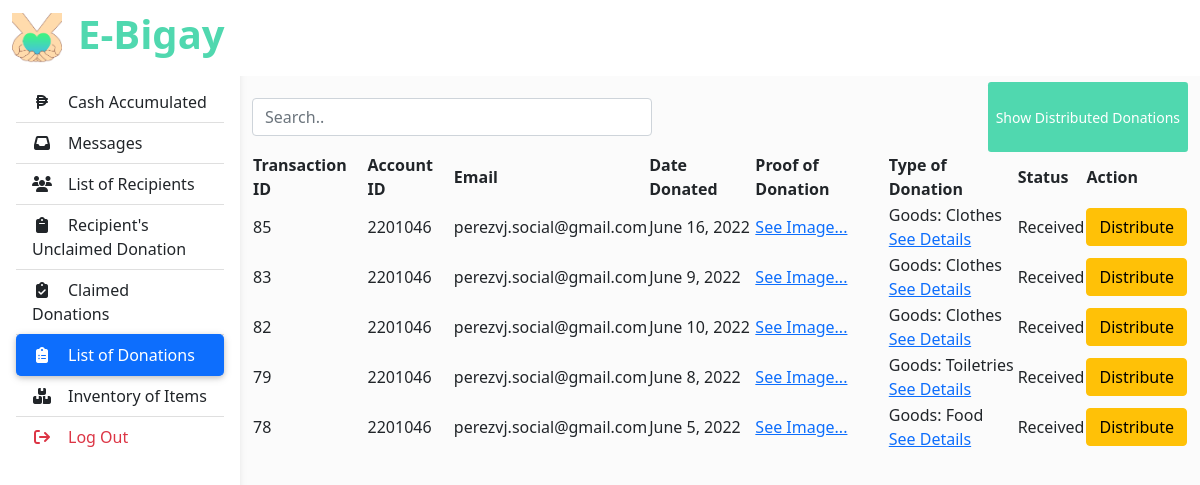
The app's page /admin/pages/list_of_donation.php (signed in) with its own data.
### tables this page shows
CREATE TABLE `donation_table` (
  `id` int(11) NOT NULL,
  `acc_id` int(11) NOT NULL,
  `name` varchar(255) DEFAULT NULL,
  `type_of_donation` varchar(255) DEFAULT NULL,
  `description` varchar(255) DEFAULT NULL,
  `proof_donation` varchar(255) DEFAULT NULL,
  `date_donated` varchar(255) DEFAULT NULL,
  `status` varchar(25) NOT NULL,
  `notif_status` int(1) NOT NULL
);

CREATE TABLE `registered_accounts` (
  `id` int(11) NOT NULL,
  `name` varchar(255) NOT NULL,
  `datebirth` date NOT NULL,
  `address` varchar(255) NOT NULL,
  `phone` bigint(11) NOT NULL,
  `email` varchar(255) NOT NULL,
  `role` varchar(25) NOT NULL,
  `occupation` varchar(255) NOT NULL,
  `annual_income` bigint(20) NOT NULL,
  `verified` tinyint(1) NOT NULL DEFAULT 0,
  `token` varchar(255) DEFAULT NULL,
  `password` varchar(255) NOT NULL
);

### admin/pages/list_of_donation.php (the view, shortened to what this page needs)
<?php
    include('../assets/php/config.php');
?>
<!DOCTYPE html>
<html lang="en">
<head>
    <link href="https://cdn.jsdelivr.net/npm/bootstrap@5.0.0/dist/css/bootstrap.min.css" rel="stylesheet">
    <link rel="stylesheet" href="https://cdnjs.cloudflare.com/ajax/libs/font-awesome/6.1.1/css/all.min.css" />
    <link rel="stylesheet" href="https://cdn.datatables.net/1.12.1/css/jquery.dataTables.min.css">
    <link rel="stylesheet" href="https://cdn.datatables.net/rowreorder/1.2.8/css/rowReorder.dataTables.min.css">
    <link rel="stylesheet" href="https://cdn.datatables.net/responsive/2.3.0/css/responsive.dataTables.min.css">
    <link rel="stylesheet" href="../assets/css/new_index.css">
</head>
<body>
    <header>
        <nav id="sidebarMenu" class="collapse d-lg-block sidebar collapse bg-white">
            <div class="position-sticky">
                <div class="list-group list-group-flush mx-3 mt-4">
                    <a href="../index.php" class="list-group-item list-group-item-action py-2 ripple " aria-current="true">
                        <i class="fas fa-solid fa-peso-sign fa-fw me-3"></i><span>Cash Accumulated</span>
                    </a>
                    <a href="inbox.php" class="list-group-item list-group-item-action py-2 ripple message-link" aria-current="true">
                        <i class="fas fa-solid fa-inbox fa-fw me-3"></i><span>Messages&nbsp;&nbsp;</span><span class="notification"></span>
                    </a>
                    <a href="list_of_recipients.php" class="list-group-item list-group-item-action py-2 ripple ">
                        <i class="fas fa-users fa-fw me-3"></i><span>List of Recipients</span>
                    </a>
                    <a href="unclaimed_donations.php" class="list-group-item list-group-item-action py-2 ripple ">
                        <i class="fas fa-solid fa-clipboard fa-fw me-3"></i><span>Recipient's Unclaimed Donation</span></a>
                    <a href="claimed_donations.php" class="list-group-item list-group-item-action py-2 ripple "><i
                            class="fas fa-solid fa-clipboard-check fa-fw me-3"></i><span>Claimed Donations</span></a>
                    <a href="list_of_donation.php" class="list-group-item list-group-item-action py-2 ripple active">
                        <i class="fas fa-solid fa-clipboard-list fa-fw me-3"></i><span>List of Donations</span>
                    </a>
                    <a href="inventory_of_itmes.php" class="list-group-item list-group-item-action py-2 ripple">
                            <i class="fas fa-solid fa-boxes-stacked fa-fw me-3"></i><span>Inventory of Items</span></a>
                    <a href="../assets/php/logout.php" class="list-group-item list-group-item-action py-2 ripple">
                            <i class="fas fa-solid fa-arrow-right-from-bracket fa-fw me-3 text-danger"></i><span class="text-danger">Log Out</span></a>
                </div>
            </div>
        </nav>
        <nav id="main-navbar" class="navbar navbar-expand-lg navbar-light bg-white fixed-top">
            <div class="container-fluid">
                <a class="navbar-brand" href="#">
                    <img src="../assets/img/logo2.png" height="50px" alt=""
                        loading="lazy" />
                </a>
                <div class="d-none d-md-flex input-group w-auto my-auto" id="nav-header-div">
                    <h1 class="nav-header"><a href="index.html"><span>E-Bigay</span></a></h1>
                </div>
            </div>
        </nav>
    </header>
    <main style="margin-top: 58px">
        <div class="container pt-4">
            <div class="row">
                <div class="col align-self-start mb-3 mt-3">
                    <input class="form-control" id="search-list-of-donation" type="text"
                        placeholder="Search.." style="width:400px">
                </div>
                <div class="col d-flex justify-content-end">
                    <button type="button" style="background-color:#50d8af; border:none; color:white;"
                        class="btn btn-primary btn-sm" data-bs-toggle="modal" data-bs-target="#showditributed">
                        Show Distributed Donations
                    </button>
                </div>
            </div>
            <table class="display nowrap" id="list-of-donation-table">
                <thead class="thead-dark">
                    <tr>
                        <th scope="col">Transaction ID</th>
                        <th scope="col">Account ID</th>
                        <th scope="col">Email</th>
                        <th scope="col">Date Donated</th>
                        <th scope="col">Proof of Donation</th>
                        <th scope="col">Type of Donation</th>
                        <th scope="col">Status</th>
                        <th scope="col">Action</th>
                    </tr>
                </thead>
                <tbody id="list-of-donation-table-body">
                    <?php
                        $sql = "SELECT donation_table.id AS id, registered_accounts.id AS acc_id, registered_accounts.email AS email, donation_table.date_donated AS date, donation_table.proof_donation AS proof, donation_table.type_of_donation AS type, donation_table.status AS status FROM donation_table INNER JOIN registered_accounts ON registered_accounts.id = donation_table.acc_id ORDER BY id DESC";
                        $res = mysqli_query($con, $sql );
                        while($row=mysqli_fetch_array($res)){
                            $id = $row['id'];
                            $accid = $row['acc_id'];
                            if ($row['status'] != "Distributed" && $row['type'] != "Cash") {
                                echo "<tr>";
                                    echo "<td>";echo $row['id']; echo "</td>";
                                    echo "<td>";echo $row['acc_id']; echo "</td>";
                                    echo "<td>";echo $row['email']; echo "</td>";
                                    echo "<td>";echo $row['date']; echo "</td>";
                                    echo "<td><a href='#' data-bs-toggle='modal' data-bs-target='#imgModal".$row['id']."'>See Image...</a></td>";
                                    if ($row['type'] == "Cash") {
                                        echo "<td>";echo $row["type"]; echo "</td>";
                                    } else {
                                        echo "<td>";echo $row["type"]; echo "<br><a href='#' data-bs-toggle='modal' data-bs-target='#detailsModal".$row['id']."'>See Details</a></td>";
                                    }
                                    if($row['status'] == "Being droped off") {
                                        echo "<td>";echo $row['dstatusate']; echo "</td>";
                                        echo "<td><button onclick='receive($id, $accid)' class='btn btn-success form-group'>Receive</button></td>";
                                    } elseif ($row['status'] == "Received" && $row['type'] != "Cash"){
                                        echo "<td>";echo $row['status']; echo "</td>";
                                        echo "<td><button onclick='distribute($id, $accid)' class='btn btn-warning form-group'>Distribute</button></td>";
                                    } else {
                                        echo "<td></td>";
                                    }
                                echo "</tr>";
                            }
                        }
                    ?>
                </tbody>
            </table>
        </div>
    </main>
</body>
</html>

### admin/assets/css/new_index.css (style rules this page uses)
body { background-color: #fbfbfb; }
@media (min-width: 991.98px) { main { padding-left: 240px; } }
.navbar>.container-fluid { justify-content: left; }
.nav-header a { color: #50d8af; text-decoration: none; font-weight: 700; }
.sidebar { position: fixed; top: 0; bottom: 0; left: 0; padding: 58px 0 0; box-shadow: 0 2px 5px 0 rgb(0 0 0 / 5%), 0 2px 10px 0 rgb(0 0 0 / 5%); width: 240px; z-index: 600; width: 20%; }
.sidebar .active { border-radius: 5px; box-shadow: 0 2px 5px 0 rgb(0 0 0 / 16%), 0 2px 10px 0 rgb(0 0 0 / 12%); }

### records on screen
donation_table: id "85", acc "2201046", acc.email "perezvj.social@gmail.com", date_donated "June 16, 2022", type_of_donation "Goods: Clothes", status "Received"
donation_table: id "83", acc "2201046", acc.email "perezvj.social@gmail.com", date_donated "June 9, 2022", type_of_donation "Goods: Clothes", status "Received"
donation_table: id "82", acc "2201046", acc.email "perezvj.social@gmail.com", date_donated "June 10, 2022", type_of_donation "Goods: Clothes", status "Received"
donation_table: id "79", acc "2201046", acc.email "perezvj.social@gmail.com", date_donated "June 8, 2022", type_of_donation "Goods: Toiletries", status "Received"
donation_table: id "78", acc "2201046", acc.email "perezvj.social@gmail.com", date_donated "June 5, 2022", type_of_donation "Goods: Food", status "Received"
